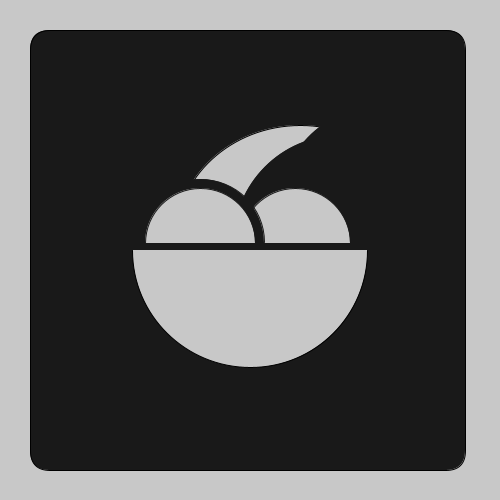
Frame 1 (no input)
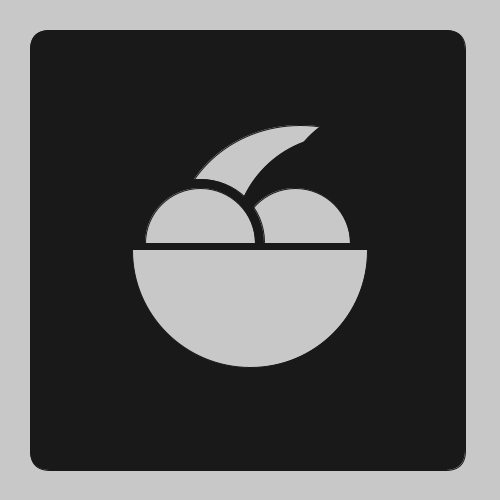
Frame 60 (the mouse pressed at the canvas centre just before this capture)
Frame 120 (the mouse held since frame 60 and released just before this capture): identical to frame 60, image omitted

The Processing sketch that drew these frames (run headless with seeded random() and noise(); from frame 60 on, the mouse is pressed at the canvas centre):

// Processing sketch: bakulbuah
// ── bakulbuah.pde
void setup(){
  size(500,500);
}

void draw( ){
  background(200);
  
  //border
  fill(25);
  rect (30,30,435,440,20);
  
  //bowl
  fill (200);
  arc(250,250,235,235,0,PI);
  
  //branch
  fill (200);
  arc(300,240,250,230,radians(180), radians(360));
  
  //right apple
  fill (25);
  stroke(25);
  arc(340,243,213,215,radians(180),radians(360));
  
  //tip of the  banana 
  fill(25);
  arc(368,230,190,240,radians(180),radians(360));
  
  //right apple 
  fill (200);
  arc(295,243,110,110,radians(180),radians(360));
  
  //left apple bg 
  fill(25);
  stroke(25);
  arc(200,243,128,128,radians(180),radians(360));
  
  //left apple 
  fill (200);
  arc(200,243,110,110,radians(180),radians(360));
}
  
